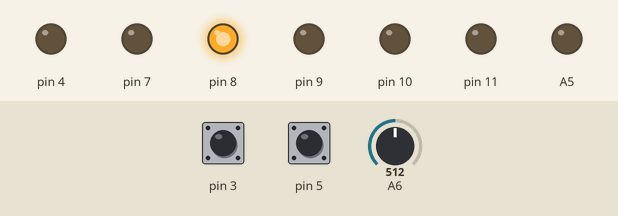
Bench run of a sketch on a simulated Arduino Nano, built with avr-gcc and run on an emulated ATmega328P. Shown: output pins drawn as LEDs (lit = HIGH). The test bench sets the inputs (shaded band); at power-on: pin 5 HIGH, pin 3 HIGH, A6 = 512.

Above: at 1.2 s.
1.3 s: pin 5 pulled LOW for 0.15 s
At 1.8 s:
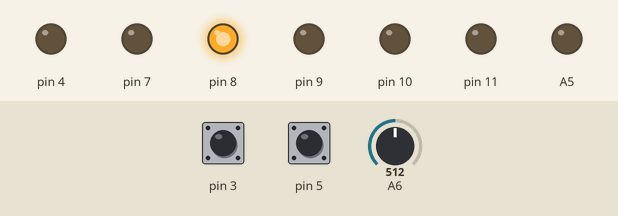
3.0 s: pin 3 pulled LOW for 0.15 s
At 3.07 s:
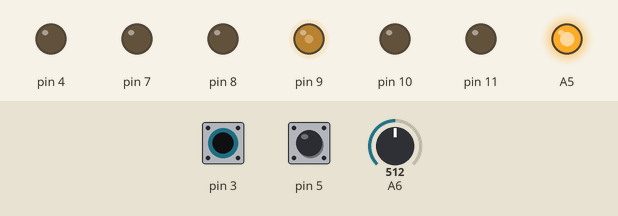
4.6 s: pin 3 pulled LOW for 3.2 s
At 8.7 s:
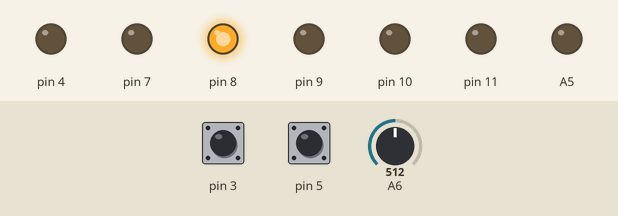
9.3 s: pin 5 pulled LOW for 1 s
At 10.1 s:
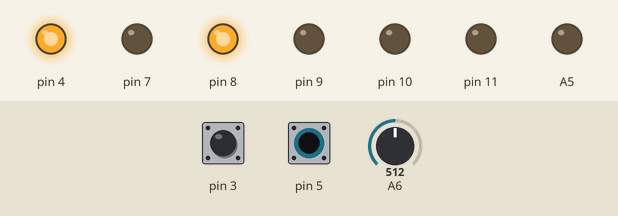
Timing chart, 0 to 12.3 s (numbered marks = the images above; inputs shaded):
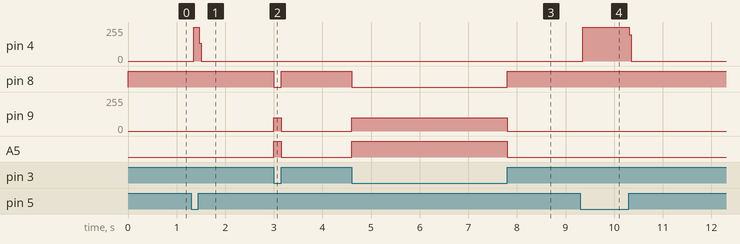

The sketch:

sol-driver-cuda1.ino
```cpp
// pin-pin sudah dikonfigurasi menurut elektronika driver
// cek pin untuk kondisi (if-else) utama

void setup()
{
Serial.begin(9600);
pinMode(11,OUTPUT);
pinMode(10,OUTPUT);
pinMode(9,OUTPUT);
pinMode(8,OUTPUT);
pinMode(7,OUTPUT);
pinMode(A6,INPUT);
pinMode(A5,OUTPUT);
pinMode(3,INPUT_PULLUP);
pinMode(5,INPUT_PULLUP);
pinMode(4,OUTPUT);
digitalWrite(4,LOW);

//a1 01
//TCCR1A=0xA1;
//TCCR1B=0x01;

TCCR1A=0xA1;
TCCR1B=0x01;
TCNT1H=0x00;
TCNT1L=0x00;
ICR1H=0x00;
ICR1L=0x00;
OCR1AH=0x00;
OCR1AL=0x00;
OCR1BH=0x00;
OCR1BL=0x00;
}

void loop()
{
// Serial.println(digitalRead(3));
// delay(50);
// Serial.println(digitalRead(5));
// delay(50);

// OCR1B=110;
// digitalWrite(8,LOW);
// digitalWrite(11,HIGH);
// Serial.println(digitalRead(3));
// Serial.println(analogRead(A0));

  if (digitalRead(3)==0) //
  {
   digitalWrite(A5,HIGH); // menutup relay untuk di sambungkan ke capacitor
   if (analogRead(A6)>450)
   {
    OCR1AL=100;
    digitalWrite(8,LOW);
   }
   else
   {
    OCR1AL=0;
    digitalWrite(8,HIGH);
   }
  }
  else
  {
    digitalWrite(A5,LOW); // membuka relay // bisa di pakai untuk mengosongkan kapasitor
    OCR1AL=0;
    digitalWrite(8,HIGH);

    if(digitalRead(5) == 0){
      digitalWrite(4,HIGH);
      delay(5);
      digitalWrite(4,LOW);
    }
  }

//   digitalWrite(A5,HIGH); // menutup relay untuk di sambungkan ke capacitor
////   digitalWrite(9,HIGH); // modar optone
////   digitalWrite(8,LOW);
//   delay(500);
////   digitalWrite(9,LOW); // modar optone
////   digitalWrite(8,LOW);
//  digitalWrite(A5,LOW); // menutup relay untuk di sambungkan ke capacitor
//   delay(500);
}
```

Measured:
- after the input at 1.3 s, pin 4: 0/255 → 254/255 after 0.05 s, → 0/255 0.12 s later
- after the input at 3.0 s, pin 8: HIGH → LOW at once, → HIGH 0.15 s later; pin 9: 0/255 → 100/255 at once, → 0/255 0.15 s later; A5: LOW → HIGH at once, → LOW 0.15 s later
- after the input at 4.6 s, pin 8: HIGH → LOW at once, → HIGH 3.2 s later; pin 9: 0/255 → 100/255 at once, → 0/255 3.2 s later; A5: LOW → HIGH at once, → LOW 3.2 s later
- after the input at 9.3 s, pin 4: 0/255 → 254/255 after 0.05 s, → 0/255 0.96 s later
